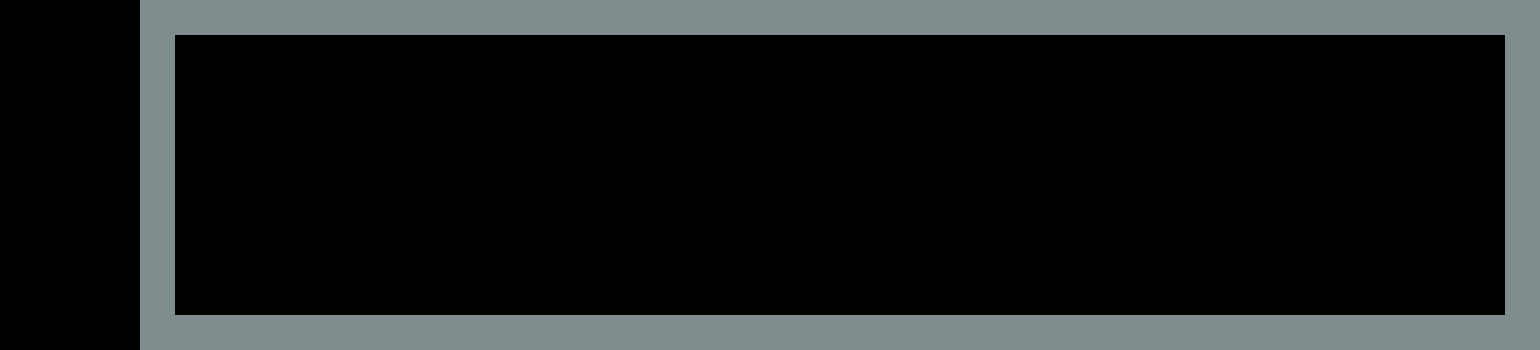

This game map was drawn from its Tiled (.tmx) file and the tilesets committed beside it. A one-line description and the full map source follow:
An orthogonal 44x10 tile map with 35x35 px tiles, 1 tile layer (Tile Layer 1), 3 tilesets and 3 objects (Enemy1, Enemy2, Player).

<map version="1.0" orientation="orthogonal" renderorder="left-up" width="44" height="10" tilewidth="35" tileheight="35" nextobjectid="13">
 <tileset firstgid="1" name="test 1" tilewidth="35" tileheight="35" tilecount="4" columns="2">
  <image source="tileset_test1.png" width="70" height="70" />
 </tileset>
 <tileset firstgid="5" name="enemy" tilewidth="35" tileheight="35" tilecount="1" columns="1">
  <image source="enemy.png" width="35" height="35" />
 </tileset>
 <tileset firstgid="6" name="player" tilewidth="35" tileheight="35" tilecount="1" columns="1">
  <image source="player.png" width="35" height="35" />
 </tileset>
 <layer name="Tile Layer 1" width="44" height="10" offsetx="70" offsety="0">
  <data encoding="csv">
0,0,3,3,3,3,3,3,3,3,3,3,3,3,3,3,3,3,3,3,3,3,3,3,3,3,3,3,3,3,3,3,3,3,3,3,3,3,3,3,3,3,0,0,
0,0,3,0,0,0,0,0,0,0,0,0,0,0,0,0,0,0,0,0,0,0,0,0,0,0,0,0,0,0,0,0,0,0,0,0,0,0,0,0,0,3,0,0,
0,0,3,0,0,0,0,0,0,0,0,0,0,0,0,0,0,0,0,0,0,0,0,0,0,0,0,0,0,0,0,0,0,0,0,0,0,0,0,0,0,3,0,0,
0,0,3,0,0,0,0,0,0,0,0,0,0,0,0,0,0,0,0,0,0,0,0,0,0,0,0,0,0,0,0,0,0,0,0,0,0,0,0,0,0,3,0,0,
0,0,3,0,0,0,0,0,0,0,0,0,0,0,0,0,0,0,0,0,0,0,0,0,0,0,0,0,0,0,0,0,0,0,0,0,0,0,0,0,0,3,0,0,
0,0,3,0,0,0,0,0,0,0,0,0,0,0,0,0,0,0,0,0,0,0,0,0,0,0,0,0,0,0,0,0,0,0,0,0,0,0,0,0,0,3,0,0,
0,0,3,0,0,0,0,0,0,0,0,0,0,0,0,0,0,0,0,0,0,0,0,0,0,0,0,0,0,0,0,0,0,0,0,0,0,0,0,0,0,3,0,0,
0,0,3,0,0,0,0,0,0,0,0,0,0,0,0,0,0,0,0,0,0,0,0,0,0,0,0,0,0,0,0,0,0,0,0,0,0,0,0,0,0,3,0,0,
0,0,3,0,0,0,0,0,0,0,0,0,0,0,0,0,0,0,0,0,0,0,0,0,0,0,0,0,0,0,0,0,0,0,0,0,0,0,0,0,0,3,0,0,
0,0,3,3,3,3,3,3,3,3,3,3,3,3,3,3,3,3,3,3,3,3,3,3,3,3,3,3,3,3,3,3,3,3,3,3,3,3,3,3,3,3,0,0
</data>
 </layer>
 <objectgroup name="Livable">
  <object id="5" name="Enemy1" gid="5" x="455" y="315" width="35" height="35" />
  <object id="6" name="Enemy2" gid="5" x="560" y="315" width="35" height="35" />
  <object id="7" name="Player" gid="6" x="280" y="315" width="35" height="35" />
 </objectgroup>
 <objectgroup name="Objects" />
</map>